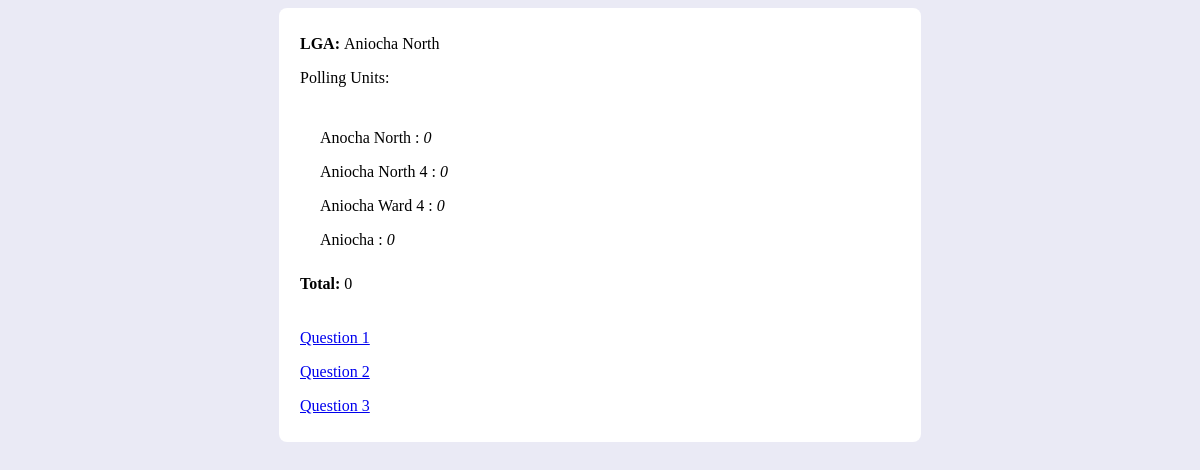
The page /polls/lga-result/1/ on the database its author committed.
### polls/models.py (models this page shows, shortened)
class LGA(models.Model):
    uniqueid = models.AutoField(primary_key=True)
    lga_id = models.IntegerField()
    lga_name = models.CharField(max_length=50)
    state_id = models.CharField(max_length=50)
    lga_description = models.TextField()
    entered_by_user = models.CharField(max_length=50)
    date_entered = models.DateTimeField()
    user_ip_address = models.CharField(max_length=50)
    class Meta:
        db_table = "lga"

class PollingUnit(models.Model):
    uniqueid = models.AutoField(primary_key=True)
    polling_unit_id = models.IntegerField()
    ward_id = models.IntegerField()
    lga_id = models.IntegerField()
    uniquewardid = models.IntegerField(null=True)
    polling_unit_number = models.CharField(max_length=50, null=True)
    polling_unit_name = models.CharField(max_length=50, null=True)
    polling_unit_description = models.TextField(null=True)
    lat = models.CharField(max_length=255, null=True)
    long = models.CharField(max_length=255, null=True)
    entered_by_user = models.CharField(max_length=50, null=True)
    date_entered = models.DateTimeField(null=True)
    user_ip_address = models.CharField(max_length=50, null=True)
    class Meta:
        db_table = "polling_unit"

### polls/views.py (the view)
# urls.py: path("lga-result/<int:pk>/", views.LGAResultView.as_view(), name="lga-result" ),
class LGAResultView(ListView):
    model = PollingUnit
    queryset = PollingUnit.objects.all()
    template_name = "polls/lga_result.html"
    def get_queryset(self) -> QuerySet:
        query = super().get_queryset()
        lga = self.kwargs.get("pk", None)
        self.lga = lga
        if lga:
            query = query.filter(lga_id=lga)
        return query
    def get_context_data(self, **kwargs: Any) -> Dict[str, Any]:
        context = super().get_context_data(**kwargs)
        pus = context.get("pollingunit_list", None)
        total = 0
        result = False
        lga_name = LGA.objects.get(lga_id=self.lga).lga_name
        if pus:
            result = True
            for pu in pus:
                pu.total = 0
                announced_results: QuerySet[
                    AnnouncedPUResults
                ] = AnnouncedPUResults.objects.filter(polling_unit_uniqueid=pu.uniqueid)
                for ar in announced_results:
                    pu.total += ar.party_score
                    total += ar.party_score
        context.update(total=total, lga_name=lga_name, result=result)
        return context

### polls/templates/polls/lga_result.html
{% extends 'index.html' %}
{% block content %}
<div>
{% if result %}
    <p>
    <strong>LGA: </strong> {{ lga_name | title }}
    </p>
    <p>Polling Units:</p>
    <div>
        {% for pu in pollingunit_list %}
        <p>
        {{ pu.polling_unit_name | default_if_none:"No Name" | title }} : <em>{{ pu.total | floatformat:"g"  }}</em>
        </p>
    {% endfor %}
    </div>
    <strong>Total: </strong> {{ total | floatformat:"g"}}
{% else %}
    <div><p>No Results for {{ lga_name }}!</p></div>
{% endif %}
</div>
{% endblock content %}

### static/style.css (style rules this page uses)
body div { margin: auto; width: 640px; background-color: rgb(255, 255, 255); border-radius: 8px; padding: 1px; }
body { background-color: rgb(234, 234, 245); }
body div div { margin-left: 10px; margin-right: 10px; width: auto; padding: 10px; }

### rows shown on the page
LGA: lga_name "Aniocha North"
PollingUnit: polling_unit_name "Anocha North", total "0"
PollingUnit: polling_unit_name "Aniocha North 4", total "0"
PollingUnit: polling_unit_name "Aniocha Ward 4", total "0"
PollingUnit: polling_unit_name "Aniocha", total "0"

### other values the page prints
{{ total | floatformat:"g" }} "0"
